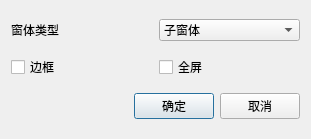
<?xml version="1.0" encoding="UTF-8"?>
<ui version="4.0">
 <class>CFormTypeDialog</class>
 <widget class="QDialog" name="CFormTypeDialog">
  <property name="geometry">
   <rect>
    <x>0</x>
    <y>0</y>
    <width>311</width>
    <height>139</height>
   </rect>
  </property>
  <property name="windowTitle">
   <string>窗体类型配置</string>
  </property>
  <layout class="QVBoxLayout" name="verticalLayout">
   <item>
    <layout class="QHBoxLayout" name="horizontalLayout_2">
     <item>
      <widget class="QLabel" name="label">
       <property name="text">
        <string>窗体类型</string>
       </property>
      </widget>
     </item>
     <item>
      <widget class="QComboBox" name="comboBoxType">
       <item>
        <property name="text">
         <string>子窗体</string>
        </property>
       </item>
       <item>
        <property name="text">
         <string>模态窗体</string>
        </property>
       </item>
       <item>
        <property name="text">
         <string>顶层窗体</string>
        </property>
       </item>
      </widget>
     </item>
    </layout>
   </item>
   <item>
    <layout class="QHBoxLayout" name="horizontalLayout_3">
     <item>
      <widget class="QCheckBox" name="checkBoxFrame">
       <property name="text">
        <string>边框</string>
       </property>
      </widget>
     </item>
     <item>
      <widget class="QCheckBox" name="checkBoxFullScreen">
       <property name="text">
        <string>全屏</string>
       </property>
      </widget>
     </item>
    </layout>
   </item>
   <item>
    <layout class="QHBoxLayout" name="horizontalLayout">
     <item>
      <spacer name="horizontalSpacer">
       <property name="orientation">
        <enum>Qt::Horizontal</enum>
       </property>
       <property name="sizeHint" stdset="0">
        <size>
         <width>40</width>
         <height>20</height>
        </size>
       </property>
      </spacer>
     </item>
     <item>
      <widget class="QPushButton" name="pushButtonOk">
       <property name="text">
        <string>确定</string>
       </property>
      </widget>
     </item>
     <item>
      <widget class="QPushButton" name="pushButtonCancel">
       <property name="text">
        <string>取消</string>
       </property>
      </widget>
     </item>
    </layout>
   </item>
  </layout>
 </widget>
 <resources/>
 <connections/>
</ui>
